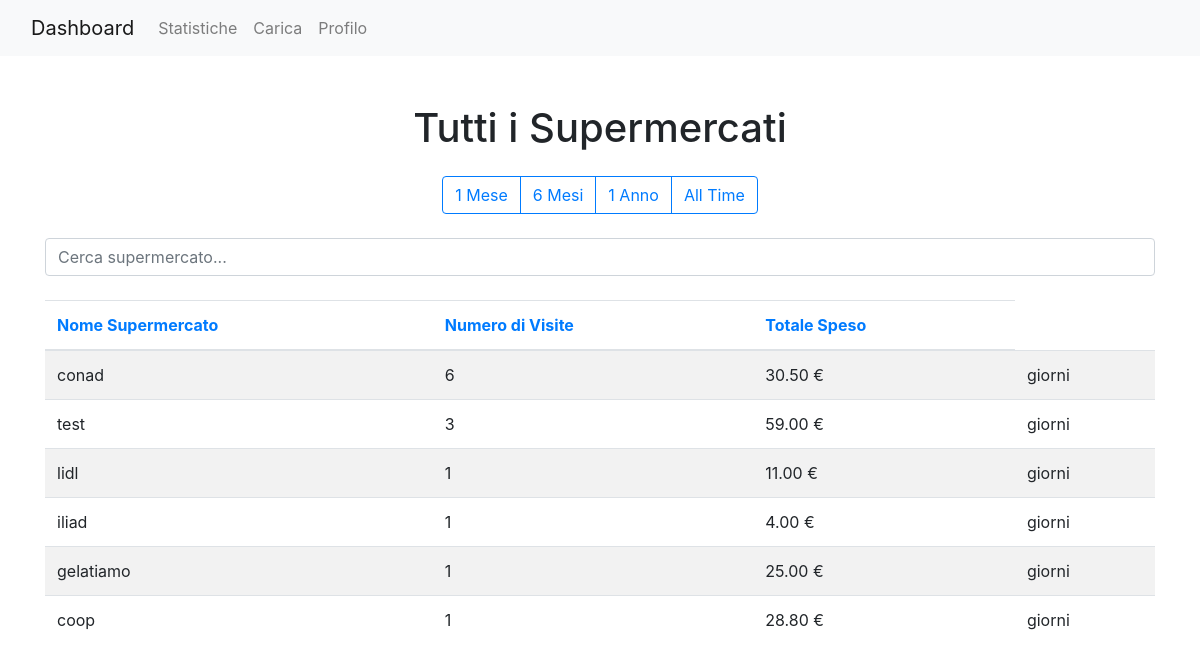
The page /scontrini/tutti_supermercati/ (signed in) on the database as committed earlier.
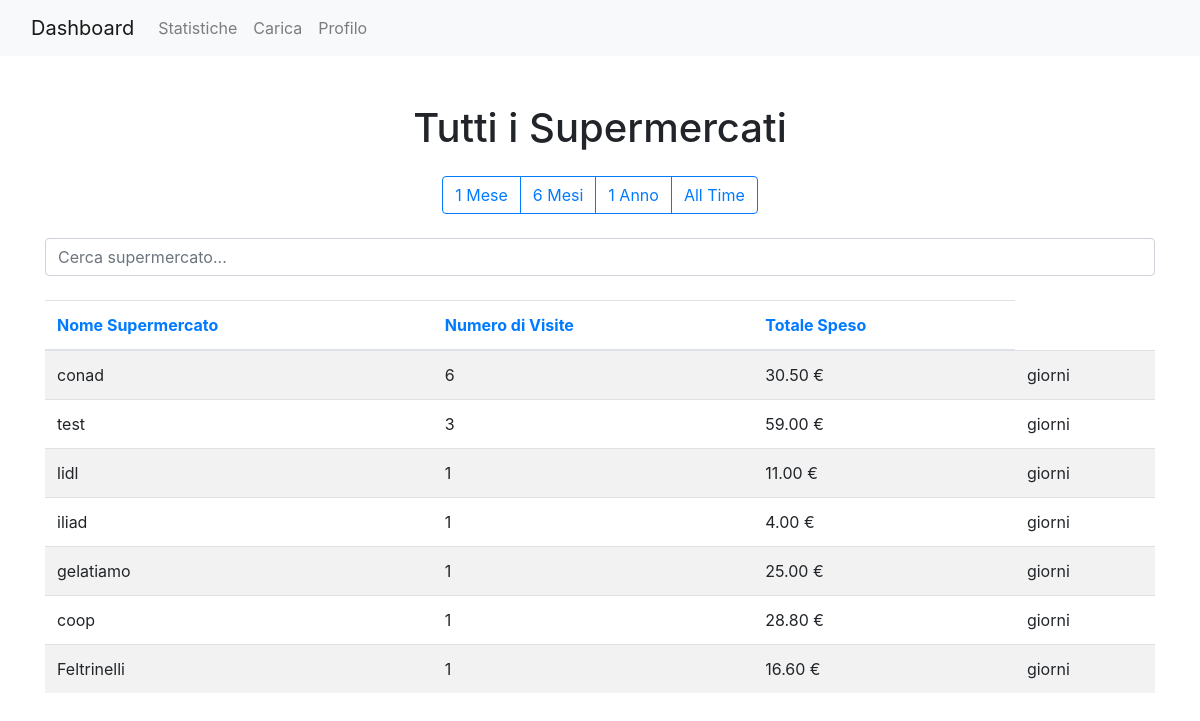
The same page on the database as committed later.
### scontrini/models.py (models this page shows, shortened)
class Negozio(models.Model):
    nome = models.CharField(max_length=100)
    recensione_media = models.FloatField(null=True, blank=True)
    class Meta:
        verbose_name_plural = 'Negozi'

### scontrini/views.py (the view)
# urls.py: path('tutti_supermercati/', TuttiSupermercatiView.as_view(),
class TuttiSupermercatiView(LoginRequiredMixin, TemplateView):
    template_name = 'scontrini/tutti_supermercati.html'
    def get_context_data(self, **kwargs):
        context = super().get_context_data(**kwargs)
        user = self.request.user
        filtro = self.request.GET.get('filtro', 'all_time')
        ordine = self.request.GET.get('ordine', '-numero_visite')
        context['filtro_attuale'] = filtro
        context['ordine_attuale'] = ordine
        supermercati = self.get_supermercati_filtrati(filtro, ordine, user)
        context['supermercati'] = supermercati
        return context
    def get_supermercati_filtrati(self, filtro, ordine, user):
        scontrini = self.get_scontrini_filtrati(filtro, user)
        supermercati = scontrini.values('negozio__nome').annotate(
            numero_visite=Count('negozio'),
            totale_speso=Sum('totale')
        ).order_by(ordine)
        return supermercati
    def get_scontrini_filtrati(self, filtro, user):
        if filtro == '1mese':
            return Scontrino.objects.filter(data__gte=now()-timedelta(days=30), utente=user)
        elif filtro == '6mesi':
            return Scontrino.objects.filter(data__gte=now()-timedelta(days=180), utente=user)
        elif filtro == '1anno':
            return Scontrino.objects.filter(data__gte=now()-timedelta(days=365), utente=user)
        else:
            return Scontrino.objects.filter(utente=user)

### scontrini/templates/scontrini/tutti_supermercati.html (shortened to what this page needs)
{% extends 'scontrini/base.html' %}
{% load static %}
{% block content %}
<div class="container mt-5">
    <h1 class="text-center mb-4">Tutti i Supermercati</h1>
    <div class="row mb-4">
        <div class="col-md-12 text-center">
            <div class="btn-group" role="group" aria-label="Filtri">
                <button type="button" class="btn btn-outline-primary filtro-btn" data-filtro="1mese">1 Mese</button>
                <button type="button" class="btn btn-outline-primary filtro-btn" data-filtro="6mesi">6 Mesi</button>
                <button type="button" class="btn btn-outline-primary filtro-btn" data-filtro="1anno">1 Anno</button>
                <button type="button" class="btn btn-outline-primary filtro-btn" data-filtro="all_time">All Time</button>
            </div>
        </div>
    </div>
    <div class="row mb-4">
        <div class="col-md-12">
            <input type="text" id="search-bar" class="form-control" placeholder="Cerca supermercato...">
        </div>
    </div>
    <div class="table-responsive">
        <table class="table table-striped">
            <thead>
                <tr>
                    <th><a href="#" class="sort-link" data-ordine="negozio__nome">Nome Supermercato</a></th>
                    <th><a href="#" class="sort-link" data-ordine="-numero_visite">Numero di Visite</a></th>
                    <th><a href="#" class="sort-link" data-ordine="-totale_speso">Totale Speso</a></th>
                </tr>
            </thead>
            <tbody id="supermercati-list">
                {% include 'scontrini/partials/supermercati_list.html' %}
            </tbody>
        </table>
    </div>
</div>
{% endblock %}

### scontrini/templates/scontrini/partials/supermercati_list.html
{% for supermercato in supermercati %}
<tr>
    <td>{{ supermercato.negozio__nome }}</td>
    <td>{{ supermercato.numero_visite }}</td>
    <td>{{ supermercato.totale_speso|floatformat:2 }} €</td>
    <td>{{ supermercato.frequenza_visita|floatformat:2 }} giorni</td>
</tr>
{% endfor %}

Rows that differ between the two databases and show on the page:
added Negozio: negozio__nome "Feltrinelli", numero_visite "1", totale_speso "16.60"
